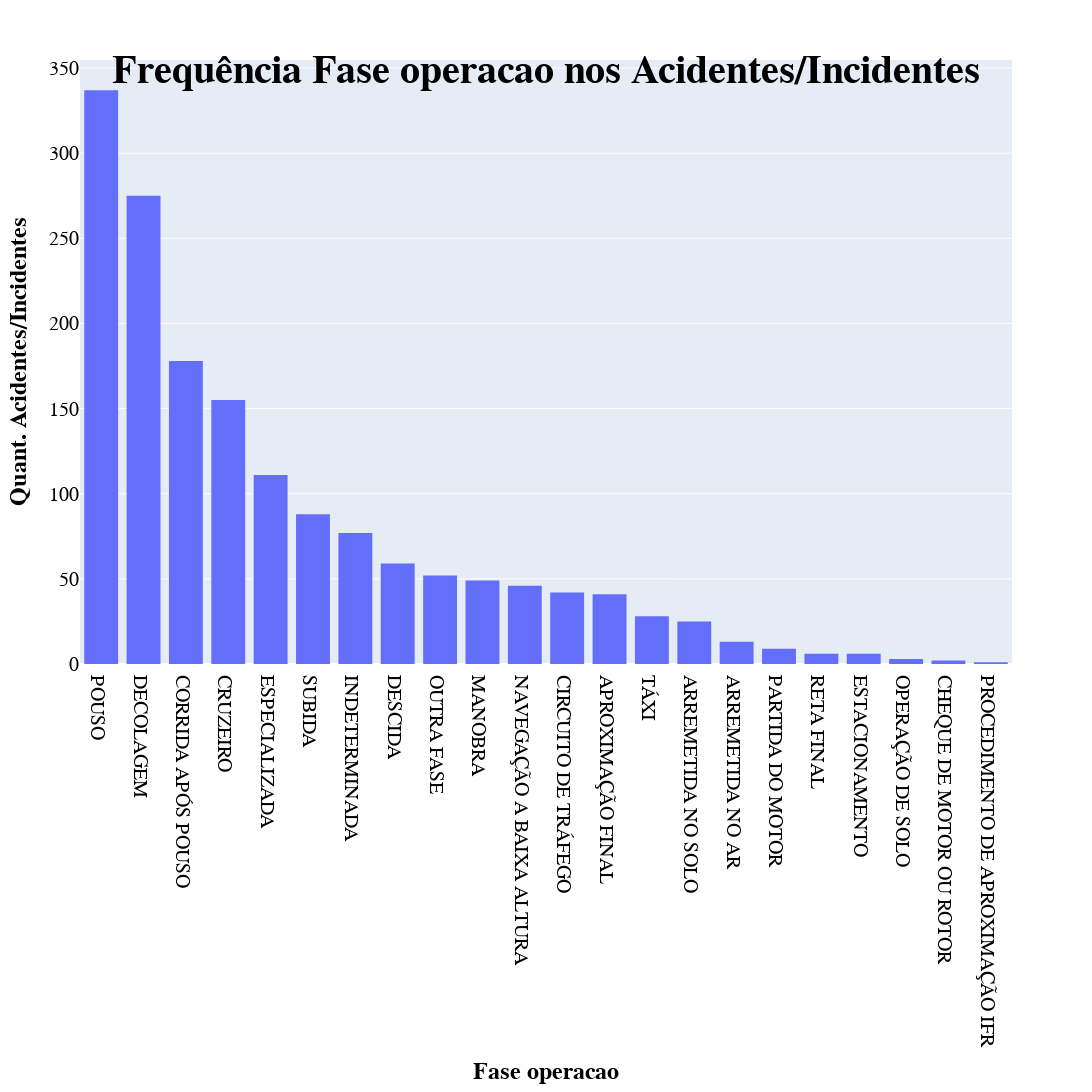
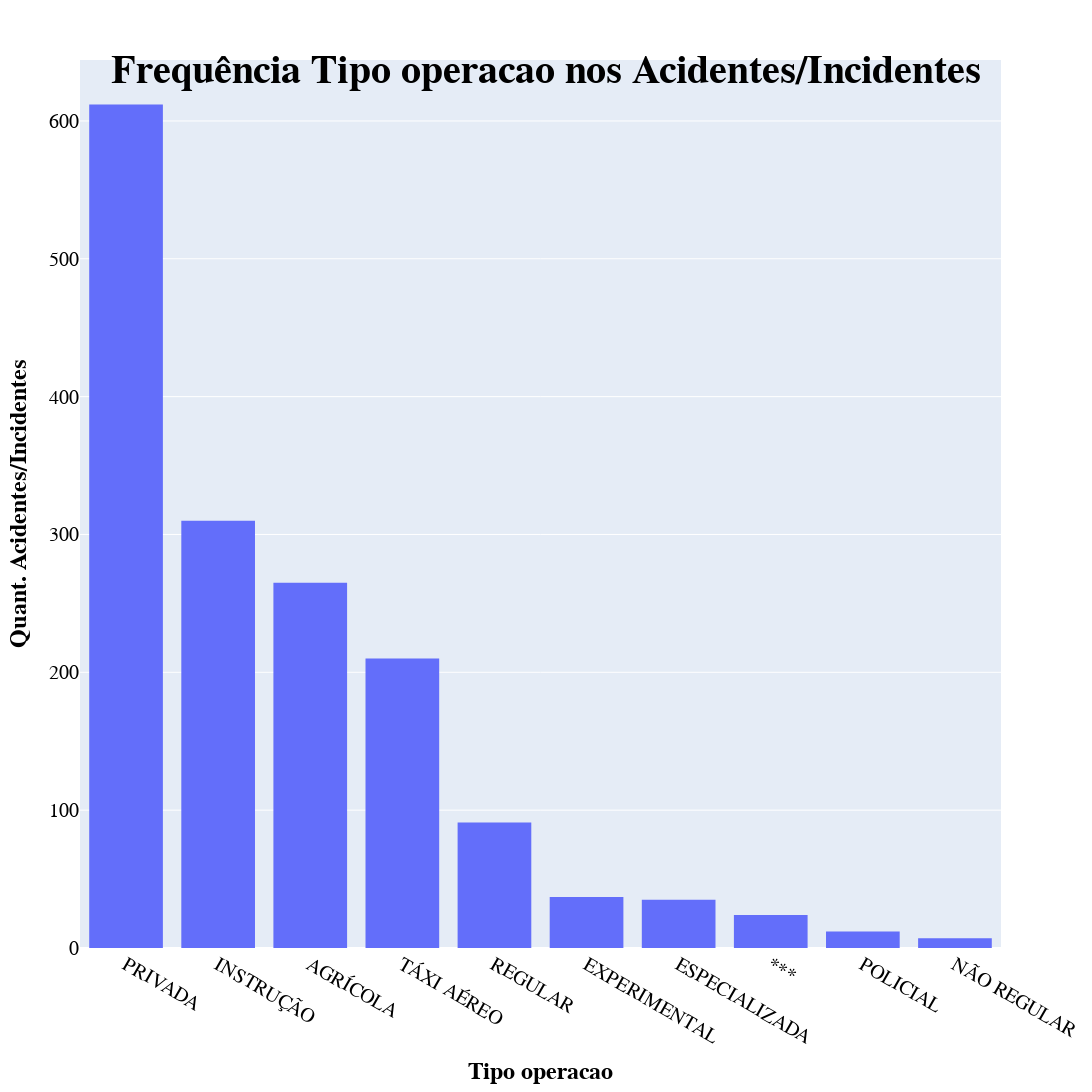

Notebook source saved alongside these figures, in order:
### Markdown cell above
### Avaliando as ocrrencias quanto a fase da operacao da aeronave,	tipo da operacao da aeronave, nivel de dano e a	quantidade de fatalidades por categoria da aviação e global

### Code cell
#avaliação global
for col in ['fase_operacao','tipo_operacao','nivel_dano','nivel_dano']:
    # avaliando os operadores
    fig = px.histogram(df_aeronaves_aviao, x=col, nbins=100)
    fig.update_layout(
        height=1100,
        width=2000,
        title=dict(
            text=f"<b>Frequência {col.replace('_',' ').capitalize()} nos Acidentes/Incidentes</b>",
            x=0.5,
            y=0.95,
            font=dict(
                family="Arial",
                size=40,
                color='#000000'
            )
        ),
        xaxis_title=f"<b>{col.replace('_',' ').capitalize()}</b>",
        yaxis_title='<b>Quant. Acidentes/Incidentes</b>',
        font=dict(
            family="Courier New, Monospace",
            size=20,
            color='#000000'
        ),
        xaxis={'categoryorder':'total descending'}
    )
    fig.show()

### Figure 1 — Plotly figure (JSON) as saved in the notebook; plotly's stock layout.template omitted (floating-point values rounded to 4 significant figures; data arrays with more than 128 entries replaced by an {"elided": "..."} marker saying what was removed)
{"data": [{"alignmentgroup": "True", "bingroup": "x", "hovertemplate": "fase_operacao=%{x}<br>count=%{y}<extra></extra>", "legendgroup": "", "marker": {"color": "#636efa", "pattern": {"shape": ""}}, "name": "", "nbinsx": 100, "offsetgroup": "", "orientation": "v", "showlegend": false, "type": "histogram", "x": {"elided": "1603 str values"}, "xaxis": "x", "yaxis": "y"}], "layout": {"barmode": "relative", "font": {"color": "#000000", "family": "Courier New, Monospace", "size": 20}, "height": 1100, "legend": {"tracegroupgap": 0}, "margin": {"t": 60}, "title": {"font": {"color": "#000000", "family": "Arial", "size": 40}, "text": "<b>Frequência Fase operacao nos Acidentes/Incidentes</b>", "x": 0.5, "y": 0.95}, "width": 2000, "xaxis": {"anchor": "y", "categoryorder": "total descending", "domain": [0, 1], "title": {"text": "<b>Fase operacao</b>"}}, "yaxis": {"anchor": "x", "domain": [0, 1], "title": {"text": "<b>Quant. Acidentes/Incidentes</b>"}}}}

### Figure 2 — Plotly figure (JSON) as saved in the notebook; plotly's stock layout.template omitted (floating-point values rounded to 4 significant figures; data arrays with more than 128 entries replaced by an {"elided": "..."} marker saying what was removed)
{"data": [{"alignmentgroup": "True", "bingroup": "x", "hovertemplate": "tipo_operacao=%{x}<br>count=%{y}<extra></extra>", "legendgroup": "", "marker": {"color": "#636efa", "pattern": {"shape": ""}}, "name": "", "nbinsx": 100, "offsetgroup": "", "orientation": "v", "showlegend": false, "type": "histogram", "x": {"elided": "1603 str values"}, "xaxis": "x", "yaxis": "y"}], "layout": {"barmode": "relative", "font": {"color": "#000000", "family": "Courier New, Monospace", "size": 20}, "height": 1100, "legend": {"tracegroupgap": 0}, "margin": {"t": 60}, "title": {"font": {"color": "#000000", "family": "Arial", "size": 40}, "text": "<b>Frequência Tipo operacao nos Acidentes/Incidentes</b>", "x": 0.5, "y": 0.95}, "width": 2000, "xaxis": {"anchor": "y", "categoryorder": "total descending", "domain": [0, 1], "title": {"text": "<b>Tipo operacao</b>"}}, "yaxis": {"anchor": "x", "domain": [0, 1], "title": {"text": "<b>Quant. Acidentes/Incidentes</b>"}}}}
